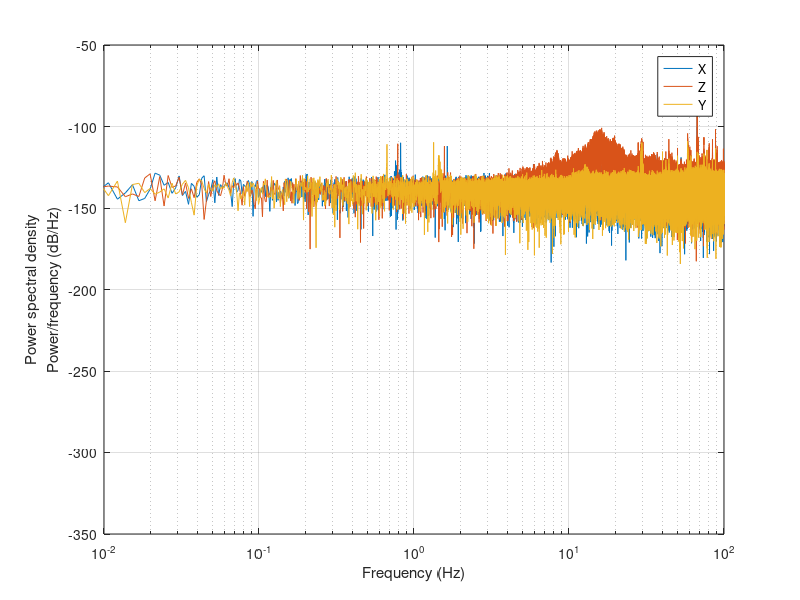

Write the MATLAB code that produced this figure.
clear all; clc; close all;

load HRDATA_20120725_172338_sf3000_new1
scrsz = get(0,'ScreenSize');
figW=640;
figH=480;
% window=1024;
% noverlap=512;
window=8192;
noverlap=1024;
nfft=2^nextpow2(length(data.signal));
Fs=200;

for kk=1:3
    [Pxx(:,kk),F]=periodogram(detrend(data.signal(:,kk)),[],nfft,Fs);
end

figure('Position',[scrsz(3)/2-figW/2 scrsz(4)/2-figH/2 figW figH])
semilogx(F,pow2db(Pxx/Fs))
grid on
xlabel('Frequency (Hz)')
ylabel({'Power spectral density';'Power/frequency (dB/Hz)'})
xlim([0.01 100])
legend('X','Z','Y')